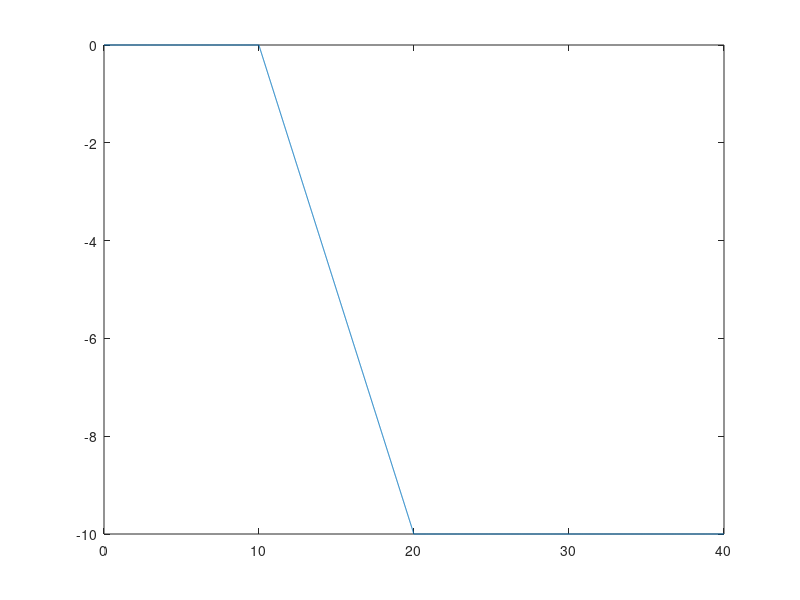
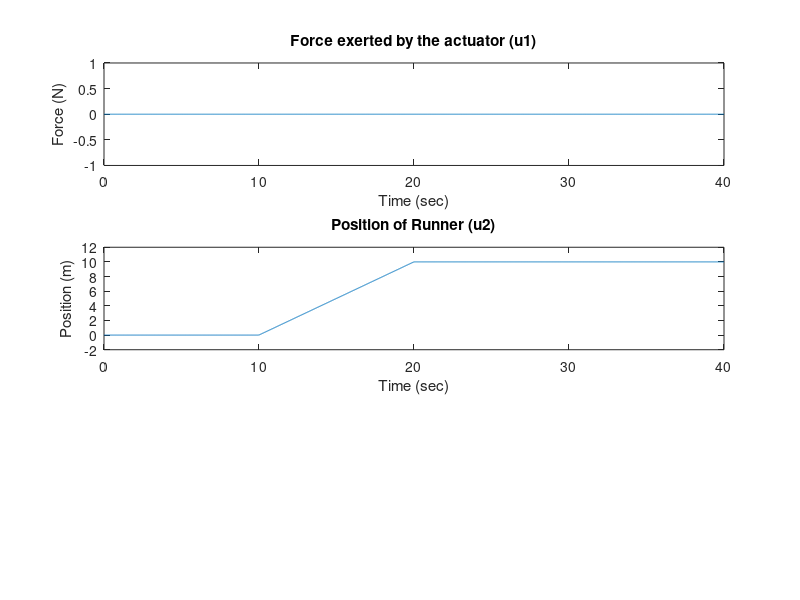

Write MATLAB code to recreate these figures, in order.
close all
clear all

c = 0.25;
m = 10;

A = [0 1; 0 -c/m];
B = [0 0;1/m 0];
C = [1 0];
D = [0 -1];

step = 0.01;
endTime = 40;

t = 0:step:endTime;
u = zeros(2, size(t, 2));
x0 = [0 0];

speed = 1;
for i=1000:2000
    u(2, i) =(i-1000)*step*speed;
end
for i=2001:size(t, 2)
        u(2, i) =1000*step*speed;
end

%Creating the system
sys = ss(A,B,C,D);

controlability_matrix = ctrb(sys);
rank(controlability_matrix);

p1 = -10;
p2 = 10;

K = place(A,B,[p1 p2]);
sys_cl = ss(A-B*K,B,C,D);

[y,t,~] = lsim(sys_cl, u, t, x0);

fig = figure;
plot(t,y)

% [y,t,~] = lsim(sys,u,t,x0);


figure
subplot(3,1,1);
plot(t, u(1, :));
title('Force exerted by the actuator (u1)');
xlabel('Time (sec)')
ylabel('Force (N)')

subplot(3,1, 2);
plot(t, u(2, :));
title('Position of Runner (u2)');
xlabel('Time (sec)')
ylim([-2 12])
ylabel('Position (m)')
% 
% subplot(3,1,3);
% plot(t,y)
% title('Distance between Camera and Runner (Output y)')
% ylabel('Distance (m)')
% ylim([-12, 2])
% xlabel('Time (sec)')
% 
% print(fig, 'openLoopRunner', '-deps');
% 
% endTime = 80;
% t = 0:step:endTime;
% 
% u = zeros(2, size(t, 2));
% 
% for i=100:200
%     u(1, i) = 10;
% end
% 
% [y,t,~] = lsim(sys,u,t,x0);
% 
% fig2 = figure;
% subplot(3,1,1);
% plot(t, u(1, :));
% title('Force exerted by the actuator (u1)');
% xlabel('Time (sec)')
% ylim([-2 12])
% ylabel('Force (N)')
% 
% subplot(3,1, 2);
% plot(t, u(2, :));
% title('Position of Runner (u2)');
% xlabel('Time (sec)')
% ylabel('Position (m)')
% 
% subplot(3,1,3);
% plot(t,y)
% title('Distance between Camera and Runner (Output y)')
% ylabel('Distance (m)')
% xlabel('Time (sec)')
% 
% print(fig2, 'openLoopMotor', '-deps');
